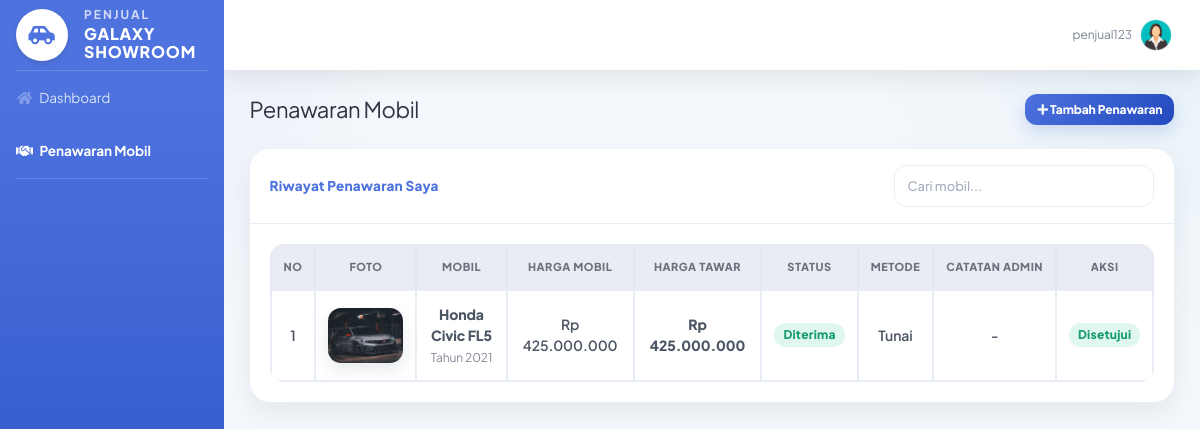
/penjual/penawaran_mobil.php (signed in), run on the app's committed database.
### tables this page shows
CREATE TABLE `penawaran` (
  `id_penawaran` int(11) NOT NULL,
  `id_penjual` int(11) DEFAULT NULL,
  `id_mobil` int(11) DEFAULT NULL,
  `harga_tawar` decimal(15,2) DEFAULT NULL,
  `tanggal` date DEFAULT NULL,
  `status` enum('menunggu','diterima','ditolak') DEFAULT 'menunggu',
  `metode_pembayaran` enum('tunai','transfer') DEFAULT NULL,
  `tanggal_keputusan` datetime DEFAULT NULL,
  `catatan_admin` text DEFAULT NULL,
  `catatan` text DEFAULT NULL,
  `bukti_pembayaran` varchar(255) DEFAULT NULL
);

CREATE TABLE `mobil` (
  `id_mobil` int(11) NOT NULL,
  `id_penjual` int(11) DEFAULT NULL,
  `nama_mobil` varchar(100) DEFAULT NULL,
  `harga` decimal(15,2) DEFAULT NULL,
  `stok` int(11) DEFAULT NULL,
  `status` enum('tersedia','dipesan','terjual') DEFAULT NULL,
  `deskripsi` text NOT NULL,
  `tahun` year(4) NOT NULL,
  `foto` varchar(255) NOT NULL
);

### penjual/penawaran_mobil.php (the view, shortened to what this page needs)
<?php
include "../config/koneksi.php";
$id_user = $_SESSION['id_user'];
$q_penjual = mysqli_query($koneksi, "
    SELECT * FROM penjual
    WHERE id_user='$id_user'
    LIMIT 1
");
$penjual = mysqli_fetch_assoc($q_penjual);
$id_penjual = $penjual['id_penjual'];
$data = mysqli_query($koneksi, "
    SELECT
        pn.*,
        m.nama_mobil,
        m.tahun,
        m.harga,
        m.foto
    FROM penawaran pn
    LEFT JOIN mobil m ON pn.id_mobil = m.id_mobil
    WHERE pn.id_penjual='$id_penjual'
    ORDER BY pn.id_penawaran DESC
");
?>
<!DOCTYPE html>
<html lang="id">
<head>
    <link href="../assets/vendor/fontawesome-free/css/all.min.css" rel="stylesheet">
    <link href="../assets/css/sb-admin-2.min.css" rel="stylesheet">
    <link href="../assets/css/admin.css" rel="stylesheet">
</head>
<body id="page-top">
<div id="wrapper">
    <?php include "../includes/sidebar_penjual.php"; ?>
    <div id="content-wrapper" class="d-flex flex-column">
        <div id="content">
            <?php
            include "../includes/topbar.php";
            ?>
            <div class="container-fluid">
                <div class="d-sm-flex align-items-center justify-content-between mb-4">
                    <h1 class="h3 mb-0 text-gray-800">Penawaran Mobil</h1>
                    <a href="tambah_penawaran.php" class="btn btn-primary btn-sm">
                        <i class="fas fa-plus"></i> Tambah Penawaran
                    </a>
                </div>
                <div class="card shadow mb-4">
                    <div class="card-header py-3 d-flex justify-content-between align-items-center">
                        <h6 class="m-0 font-weight-bold text-primary">
                            Riwayat Penawaran Saya
                        </h6>
                        <input type="text"
                               id="searchInput"
                               class="form-control form-control-sm"
                               style="max-width:260px;"
                               placeholder="Cari mobil..."
                               onkeyup="filterTable()">
                    </div>
                    <div class="card-body">
                        <div class="table-responsive">
                            <table class="table table-bordered table-hover text-center" id="tablePenawaran">
                                <thead class="thead-light">
                                    <tr>
                                        <th>No</th>
                                        <th>Foto</th>
                                        <th>Mobil</th>
                                        <th>Harga Mobil</th>
                                        <th>Harga Tawar</th>
                                        <th>Status</th>
                                        <th>Metode</th>
                                        <th>Catatan Admin</th>
                                        <th>Aksi</th>
                                    </tr>
                                </thead>
                                <tbody>
                                    <?php if(mysqli_num_rows($data) > 0){ ?>
                                        <?php
                                        $no = 1;
                                        while($row = mysqli_fetch_assoc($data)){
                                            $status = $row['status'] ?? 'menunggu';
                                            if($status == 'diterima'){
                                                $badge = 'success';
                                                $text = 'Diterima';
                                            } elseif($status == 'ditolak'){
                                                $badge = 'danger';
                                                $text = 'Ditolak';
                                            } else {
                                                $badge = 'warning';
                                                $text = 'Menunggu';
                                            }
                                            $foto = !empty($row['foto']) ? "../uploads/" . $row['foto'] : "../assets/img/no-image.png";
                                        ?>
                                        <tr>
                                            <td><?= $no++; ?></td>
                                            <td>
                                                <img src="<?= htmlspecialchars($foto); ?>" class="mobil-img">
                                            </td>
                                            <td>
                                                <strong><?= htmlspecialchars($row['nama_mobil'] ?? '-'); ?></strong><br>
                                                <small class="small-text">
                                                    Tahun <?= htmlspecialchars($row['tahun'] ?? '-'); ?>
                                                </small>
                                            </td>
                                            <td>
                                                Rp <?= number_format($row['harga'] ?? 0, 0, ',', '.'); ?>
                                            </td>
                                            <td>
                                                <strong>
                                                    Rp <?= number_format($row['harga_tawar'] ?? 0, 0, ',', '.'); ?>
                                                </strong>
                                            </td>
                                            <td>
                                                <span class="badge badge-<?= $badge; ?>">
                                                    <?= $text; ?>
                                                </span>
                                            </td>
                                            <td>
                                                <?= !empty($row['metode_pembayaran']) ? ucfirst($row['metode_pembayaran']) : '-'; ?>
                                            </td>
                                            <td>
                                                <?= !empty($row['catatan_admin']) ? htmlspecialchars($row['catatan_admin']) : '-'; ?>
                                            </td>
                                            <td>
                                                <?php if($status == 'menunggu'){ ?>
                                                    <a href="penawaran_mobil.php?hapus=<?= $row['id_penawaran']; ?>"
                                                       class="btn btn-sm btn-danger"
                                                       onclick="return confirm('Yakin ingin menghapus penawaran ini?')">
                                                        <i class="fas fa-trash"></i>
                                                    </a>
                                                <?php } elseif($status == 'diterima'){ ?>
                                                    <span class="badge badge-success">
                                                        Disetujui
                                                    </span>
                                                <?php } else { ?>
                                                    <span class="badge badge-danger">
                                                        Ditolak
                                                    </span>
                                                <?php } ?>
                                            </td>
                                        </tr>
                                        <?php } ?>
                                    <?php } ?>
                                </tbody>
                            </table>
                        </div>
                    </div>
                </div>
            </div>
        </div>
    </div>
</div>
</body>
</html>

### assets/css/admin.css (style rules this page uses)
:root { --app-bg: #f4f7fb; --app-white: #ffffff; --app-primary: #4e73df; --app-primary-dark: #224abe; --app-success: #1cc88a; --app-info: #36b9cc; --app-warning: #f6c23e; --app-danger: #e74a3b; --app-secondary: #858796; --app-purple: #6f42c1; --app-dark: #2f3545; --app-text: #374151; --app-muted: #7b8496; --app-border: #e8edf5; --radius-sm: 10px; --radius-md: 14px; --radius-lg: 20px; --shadow-sm: 0 6px 16px rgba(18, 38, 63, 0.05); --shadow-md: 0 10px 26px rgba(18, 38, 63, 0.07); --shadow-lg: 0 16px 38px rgba(18, 38, 63, 0.11); }
html { scroll-behavior: smooth; }
body { background: radial-gradient(circle at top left, rgba(78, 115, 223, 0.09), transparent 28%), radial-gradient(circle at top right, rgba(54, 185, 204, 0.07), transparent 24%), var(--app-bg); font-family: 'Plus Jakarta Sans', sans-serif; color: var(--app-text); font-size: 14px; letter-spacing: -0.1px; -webkit-font-smoothing: antialiased; -moz-osx-font-smoothing: grayscale; }
#wrapper, #content-wrapper { background: transparent !important; }
.container-fluid { padding-left: 1.6rem; padding-right: 1.6rem; }
h1, h2, h3, h4, h5, h6 { font-family: 'Plus Jakarta Sans', sans-serif; color: var(--app-dark); font-weight: 800; letter-spacing: -0.45px; }
h1, .h1 { font-size: 28px; }
h3, .h3 { font-size: 22px; }
h6, .h6 { font-size: 14px; }
small, .small { font-size: 12px; }
.text-gray-800 { color: var(--app-dark) !important; }
.font-weight-bold { font-weight: 800 !important; }
.card { border: 0 !important; border-radius: var(--radius-lg) !important; box-shadow: var(--shadow-md) !important; background: var(--app-white); overflow: hidden; }
.card-header { background: #ffffff !important; border-bottom: 1px solid var(--app-border) !important; padding: 16px 20px !important; }
.card-header h6, .card-header .m-0 { font-size: 13.5px; font-weight: 800 !important; letter-spacing: 0.2px; }
.card-body { padding: 20px; }
.table-responsive { border-radius: var(--radius-md); }
.table { border-collapse: separate; border-spacing: 0; color: var(--app-text); margin-bottom: 0; font-size: 13px; }
.table-bordered { border: 1px solid var(--app-border) !important; }
.table thead th { background: #f8faff; color: #5a6275; font-size: 11px; text-transform: uppercase; letter-spacing: 0.5px; border-bottom: 1px solid var(--app-border) !important; padding: 13px 12px; font-weight: 800; white-space: nowrap; }
.table tbody td { vertical-align: middle; padding: 13px 12px; color: #4b5563; border-color: var(--app-border) !important; font-weight: 600; }
.table-hover tbody tr { transition: all 0.18s ease; }
.table img { border-radius: 13px; object-fit: cover; box-shadow: 0 7px 16px rgba(18, 38, 63, 0.10); }
.btn { border-radius: 12px; border: 0; font-family: 'Plus Jakarta Sans', sans-serif; font-size: 13px; font-weight: 800; transition: all 0.2s ease; }
.btn-sm { padding: 6.5px 12px; font-size: 12px; font-weight: 800; }
.btn-primary { background: linear-gradient(135deg, var(--app-primary), var(--app-primary-dark)); box-shadow: 0 7px 16px rgba(78, 115, 223, 0.22); }
.form-control, .custom-select, select.form-control { border-radius: 12px; border: 1px solid var(--app-border); color: var(--app-text); font-family: 'Plus Jakarta Sans', sans-serif; font-size: 13px; font-weight: 600; padding: 9px 12px; min-height: 42px; background-color: #fff; }
.form-control::placeholder { color: #a3adbd; font-weight: 500; }
.badge { padding: 6.5px 10px; border-radius: 999px; font-size: 10.5px; font-weight: 800; letter-spacing: 0.25px; }
.badge-success { background: rgba(28, 200, 138, 0.14); color: #159b6c; }

### penjual/penawaran_mobil.php (style rules this page uses)
.table td { vertical-align:middle; font-size:14px; }
.table th { font-size:14px; white-space:nowrap; }
.badge { font-size:12px; padding:6px 9px; }
.mobil-img { width:75px; height:55px; object-fit:cover; border-radius:8px; }
.small-text { font-size:12px; color:#858796; }

### data on the page
penawaran: id_mobil.foto (picture), id_mobil.nama_mobil "Honda Civic FL5", id_mobil.tahun "2021", id_mobil.harga "425.000.000", harga_tawar "425.000.000", status "Diterima", metode_pembayaran "Tunai", shows "Disetujui"

### other printed values
$username "penjual123"
